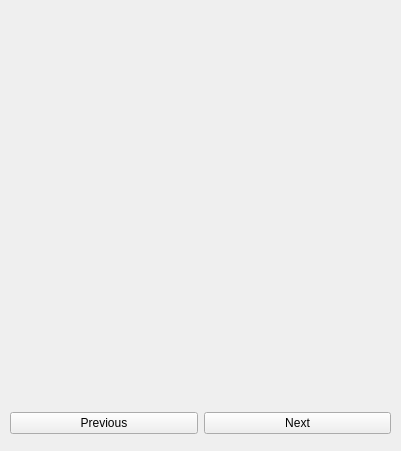
<?xml version="1.0" encoding="UTF-8"?>
<ui version="4.0">
 <class>puzzlewindow</class>
 <widget class="QWidget" name="puzzlewindow">
  <property name="geometry">
   <rect>
    <x>0</x>
    <y>0</y>
    <width>401</width>
    <height>451</height>
   </rect>
  </property>
  <property name="windowTitle">
   <string>puzzlewindow</string>
  </property>
  <widget class="QWidget" name="layoutWidget">
   <property name="geometry">
    <rect>
     <x>10</x>
     <y>410</y>
     <width>381</width>
     <height>27</height>
    </rect>
   </property>
   <layout class="QHBoxLayout" name="horizontalLayout">
    <item>
     <widget class="QPushButton" name="previousButton">
      <property name="text">
       <string>Previous</string>
      </property>
     </widget>
    </item>
    <item>
     <widget class="QPushButton" name="nextButton">
      <property name="text">
       <string>Next</string>
      </property>
     </widget>
    </item>
   </layout>
  </widget>
  <widget class="QWidget" name="gridLayoutWidget">
   <property name="geometry">
    <rect>
     <x>10</x>
     <y>20</y>
     <width>381</width>
     <height>351</height>
    </rect>
   </property>
   <layout class="QGridLayout" name="grid"/>
  </widget>
 </widget>
 <resources/>
 <connections/>
</ui>
